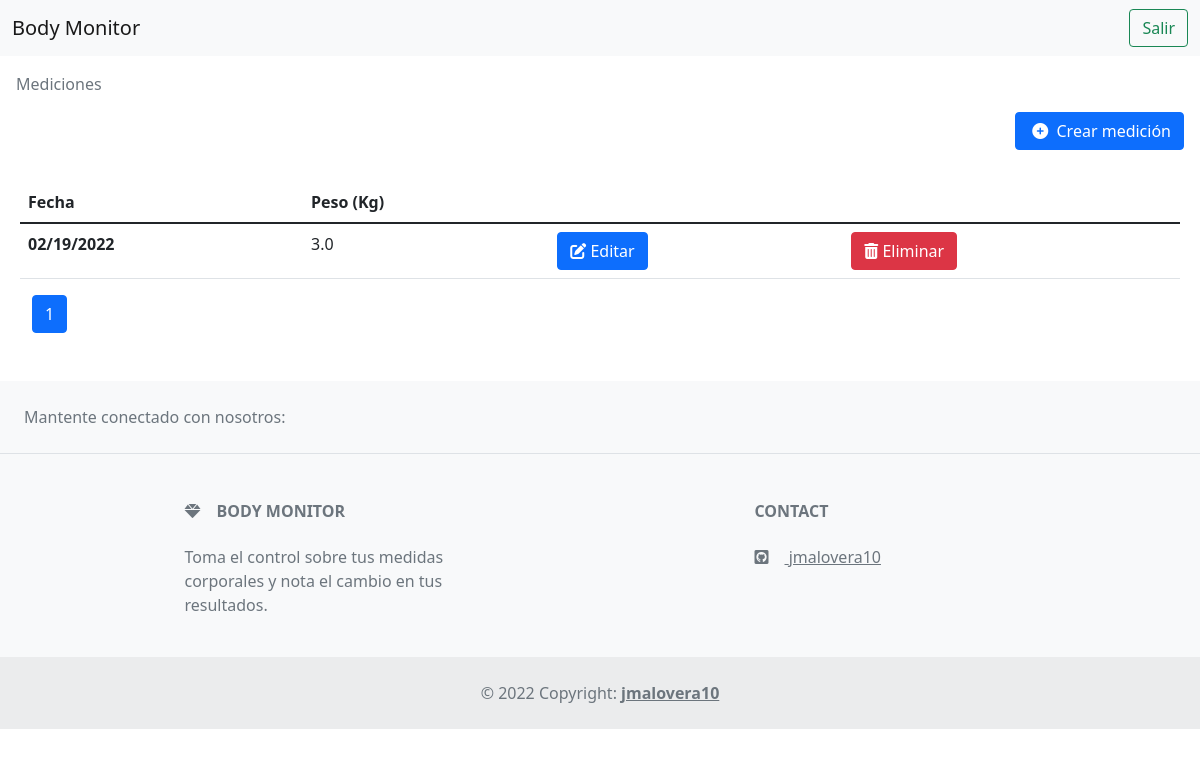
Page /measurements/ (signed in) on the earlier database version.
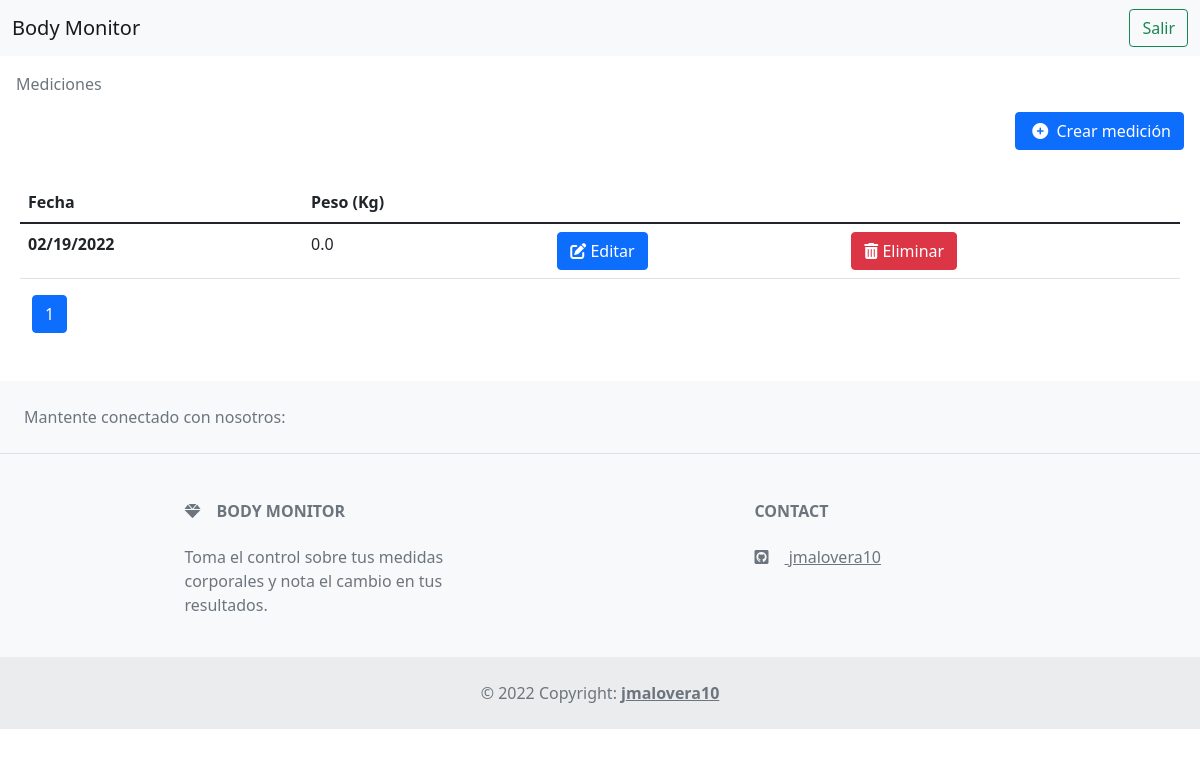
Same page on the later database version.
### measurements/models.py (models this page shows)
class Measurement(models.Model):
    weight = models.FloatField()
    fat_percentage = models.FloatField()
    muscle_percentage = models.FloatField()
    calories = models.FloatField()
    created_at = models.DateTimeField(auto_now_add=True)
    updated_at = models.DateTimeField(auto_now=True)
    user = models.ForeignKey(User, on_delete=models.SET_NULL, null=True)
    def get_formatted_date(self):
        return self.created_at.strftime('%m/%d/%Y')

### measurements/views.py (the view)
# urls.py: path('', views.IndexView.as_view(), name='index'),
class IndexView(LoginRequiredMixin, generic.ListView):
    login_url = '/accounts/login/'
    redirect_field_name = 'redirect_to'
    template_name = 'measurements/list.html'
    context_object_name = 'latest_measurement_list'
    paginate_by = 10
    def get_queryset(self):
        return Measurement.objects.filter(user=self.request.user)

### measurements/templates/measurements/list.html (shortened to what this page needs)
{% extends 'base.html'%} {% block title %}Measurements{% endblock %} {% block content %}
<div class="container-fluid p-3">
  <div class="row">
    <nav aria-label="breadcrumb">
      <ol class="breadcrumb">
        <li class="breadcrumb-item active" aria-current="page">Mediciones</li>
      </ol>
    </nav>
  </div>
  <div class="row justify-content-end mb-3">
    <div class="col-auto">
      <a href="{% url 'create' %}" class="btn btn-primary"
        ><i class="fa-solid fa-circle-plus p-1"></i> Crear medición</a
      >
    </div>
  </div>
   {% if latest_measurement_list %}
  <div class="row p-3">
    <table class="table">
      <thead>
        <tr>
          <th scope="col">Fecha</th>
          <th scope="col">Peso (Kg)</th>
          <th scope="col"></th>
          <th scope="col"></th>
        </tr>
      </thead>
      <tbody>
        {% for measurement in latest_measurement_list %}
        <tr>
          <th scope="row">{{ measurement.get_formatted_date }}</th>
          <td>{{ measurement.weight }}</td>
          <td>
            <a href="{% url 'detail' measurement.id %}" class="btn btn-primary"
              ><i class="fa-solid fa-pen-to-square"></i> Editar</a
            >
          </td>
          <td>
            <button class="btn btn-danger" data-bs-toggle="modal" data-bs-target="#deleteModal">
              <i class="fa-solid fa-trash-can"></i> Eliminar
            </button>
          </td>
        </tr>
        {% endfor %}
      </tbody>
    </table>
    <nav aria-label="Page navigation example">
      <ul class="pagination">
        <li class="page-item active">
          <a class="page-link" href="?page={{ page_obj.number }}">{{ page_obj.number }}</a>
        </li>
      </ul>
    </nav>
  </div>
  {% else %}
  <p>No measurements were found.</p>
  {% endif %}
</div>
{% endblock content %}

Differences in the rows shown:
changed Measurement: weight "3.0" → "0.0"
